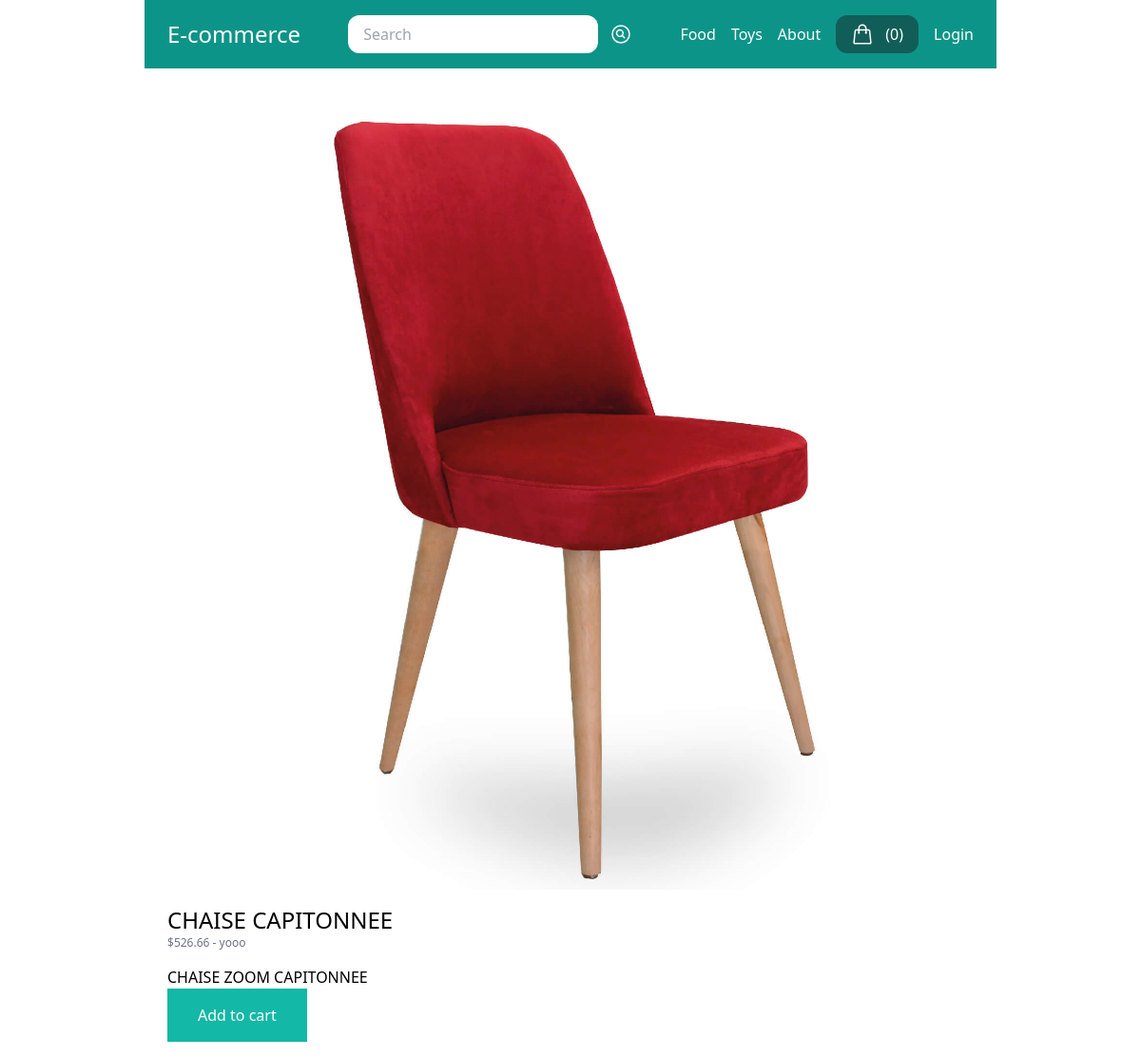
/chaise-zoom-capitonnee/chaise-zoom-capitonnee/, run on the app's committed database.
### store/models.py (models this page shows, shortened)
class Category(models.Model):
    title = models.CharField(max_length=50)
    slug = models.SlugField(max_length=50)
    class Meta:
        verbose_name_plural = "Categories"

class Product(models.Model):
    DRAFT = "draft"
    WAITING_APPROVAL = "waitingapproval"
    ACTIVE = "active"
    DELETED = "deleted"
    STATUS_CHOICES = (
        (DRAFT, "Draft"),
        (WAITING_APPROVAL, "Waiting Approval"),
        (ACTIVE, "Active"),
        (DELETED, "Deleted"),
    )
    user = models.ForeignKey(User, related_name="products", on_delete=models.CASCADE)
    category = models.ForeignKey(
        Category, related_name="products", on_delete=models.CASCADE
    )
    title = models.CharField(max_length=50)
    slug = models.SlugField(max_length=50)
    description = models.TextField(blank=True)
    price = models.IntegerField()
    image = models.ImageField(
        upload_to="uploads/product_images",
        blank=True,
        null=True,
    )
    thumbnail = models.ImageField(
        upload_to="uploads/product_images/thumbnail",
        blank=True,
        null=True,
    )
    created_at = models.DateTimeField(auto_now_add=True)
    updated_at = models.DateTimeField(auto_now=True)
    status = models.CharField(max_length=50, choices=STATUS_CHOICES, default=ACTIVE)
    class Meta:
        ordering = ("-created_at",)
    def get_display_price(self):
        return self.price / 100

### store/views.py (the view)
def product_detail(request, category_slug, slug):
    product = get_object_or_404(Product, slug=slug, status=Product.ACTIVE)
    return render(request, "store/product_detail.html", {"product": product})

### store/cart.py (called while the page is built)
    def __len__(self):
        return sum(item["quantity"] for item in self.cart.values())

### store/context_processors.py (called while the page is built)
def cart(request):
    return {
        "cart": Cart(request),
    }

### store/templatetags/menu.py (called while the page is built)
@register.inclusion_tag("core/menu.html")
def menu():
    categories = Category.objects.all()
    return {'categories': categories}

### store/templates/store/product_detail.html (shortened to what this page needs)
{% extends 'core/base.html' %}
{% block content %}
  {% if product.image %}
    <div class="image mb-4">
      <img src="{{ product.image.url }}" alt="Image of {{ product.title }}" />
    </div>
  {% endif %}
  <h1 class="text-2xl">{{ product.title }}</h1>
  <p class="text-xs text-gray-500">
    ${{ product.get_display_price }}
    -
    <a href="{% url 'vendor_detail' product.user.id  %}">{% firstof product.user.get_full_name product.user.username %}</a>
  </p>
  {% if product.description %}
    <p class="mt-4">{{ product.description }}</p>
  {% endif %}
  <a href="{% url 'add_to_cart' product.id  %}" class="inline-block px-8 py-4 bg-teal-500 text-white">Add to cart</a>
{% endblock %}

### core/templates/core/menu.html
{% for category in categories %}
  <a href=" {% url 'category_detail' category.slug %} " class="text-white">{{ category.title }}</a>
{% endfor %}
<a href=" {% url 'about' %} " class="text-white">About</a>

### data on the page
Category: title "Food"
Category: title "Toys"
Product: image (picture), title "CHAISE CAPITONNEE", get_display_price "526.66", user.username "yooo", description "CHAISE ZOOM CAPITONNEE"

### other printed values
{{ cart|length }} "0"
